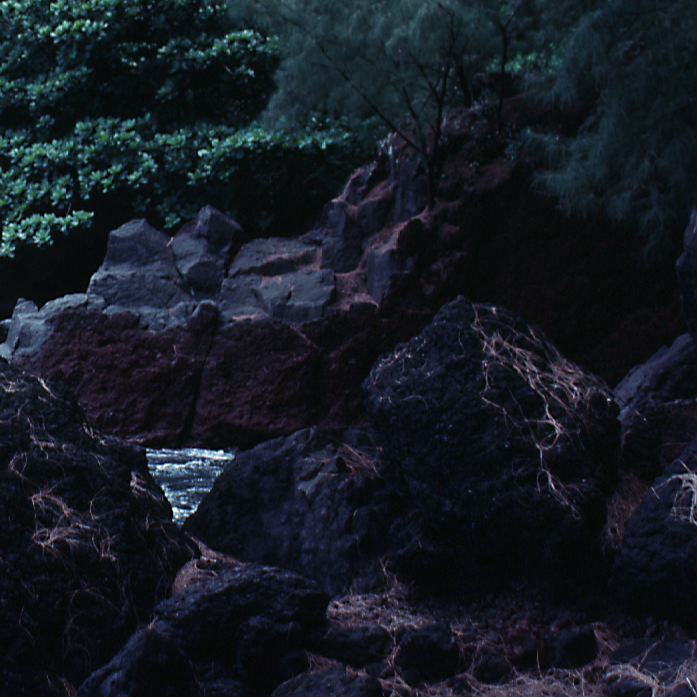
#> input picture image/CH3/06004.tif, 697 x 697 px, found by its file name
$ python 6_4.py
#> lines starting #> are read from the running program, lines starting #| are printed output that depends on the picture
import cv2 as cv
import numpy as np
import matplotlib.pyplot as plt

# 读取图像
img = cv.imread(r"E:\Digital_images\image\image\CH3\06004.tif")
#> img is the input picture: shape (697, 697, 3); mean B, G, R 35.9, 27.5, 21.9

# 伽马变换
gamaimg = np.power(img, 1.5)
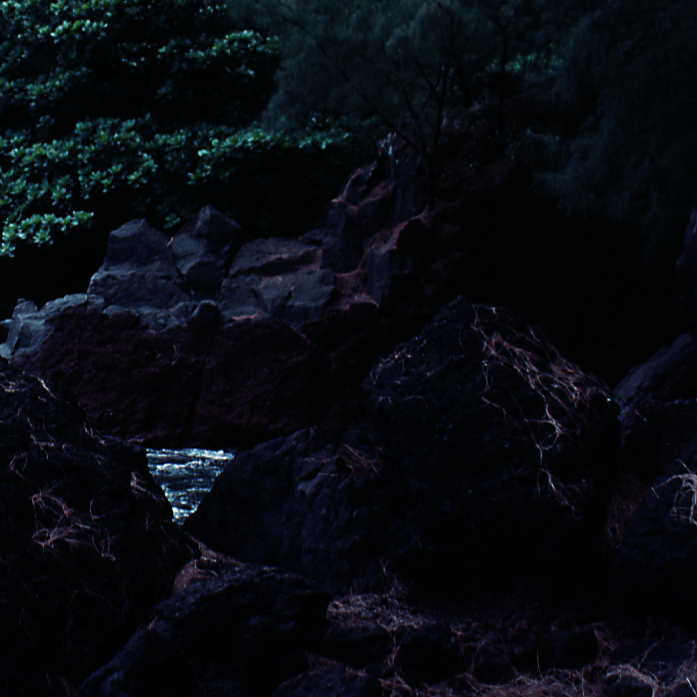
#> gamaimg: shape (697, 697, 3) float64; mean B, G, R 259.8, 177.3, 127.7; drawn with min black and max white

# 归一化处理
gamaimg = gamaimg - np.min(gamaimg)  # 左侧范围调整为0
gamaimg = gamaimg / np.max(gamaimg)  # 右侧范围调整为1

# 拉伸对比度
med = np.median(gamaimg)  # 查找中值
#> med = 0.022
Simg = 1 / (1 + np.power(med / (gamaimg + 1e-8), 4.5))  # S变换
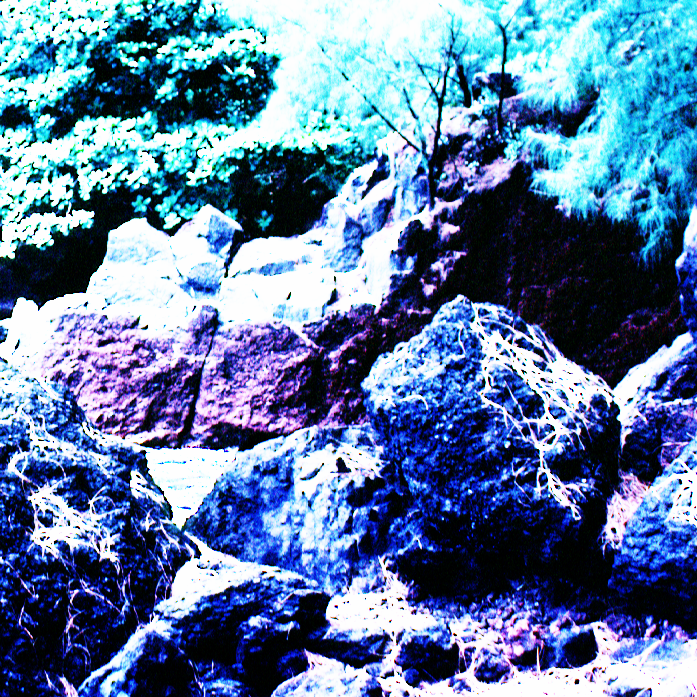
#> Simg: shape (697, 697, 3) float64; mean B, G, R 0.633, 0.488, 0.379
Simg = Simg - np.min(Simg)  # 左侧范围调整为0
Simg = Simg / np.max(Simg)  # 右侧范围调整为1

# 计算S曲线图数据
x1 = np.linspace(Simg.min(), Simg.max(), num=200)
#> x1 = 200 values from 0 to 1
y1 = 1 / (1 + np.power((med / (x1 + 1e-8)), 4.5))  # 对比度拉伸函数
#> y1 = 200 values from 2.9e-29 to 1

# 调整为RGB图像用于plt 显示
Simg = (Simg * 255).astype(np.uint8)  # 变换范围到[0,255]
gamaimg = (gamaimg * 255).astype(np.uint8)  # 变换范围到[0,255]

img = cv.cvtColor(img, cv.COLOR_BGR2RGB)
gamaimg = cv.cvtColor(gamaimg, cv.COLOR_BGR2RGB)
Simg = cv.cvtColor(Simg, cv.COLOR_BGR2RGB)

# 循环显示
imgList = [img, gamaimg, Simg,
           ]
imgTitle = ['1. Original', '2. gama ', '3. S ',
            ]
imgStart = 221  # 子图起始位置，小于10幅子图时可用
imgNum = 3  # 子图数量，对应以上两个列表长度
for i in range(imgNum):
    plt.subplot(imgStart + i)
    plt.imshow(imgList[i], cmap='gray')
    plt.axis('off')
    plt.title(imgTitle[i])

plt.subplot(224), plt.plot(x1, y1)

plt.show()
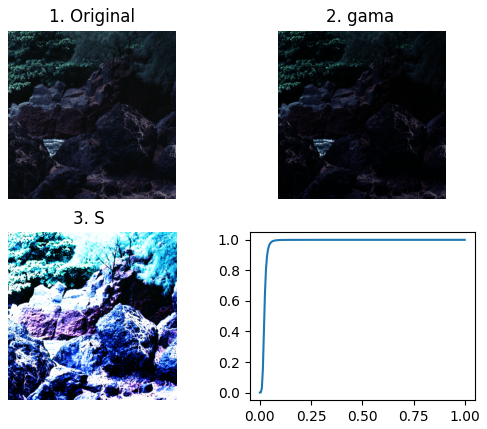
#> figure drawn by matplotlib, 4 panels; panel 4: curve peaks at x = 1, y = 1

$ run again, with image/CH3/03161.tif copied over image/CH3/06004.tif
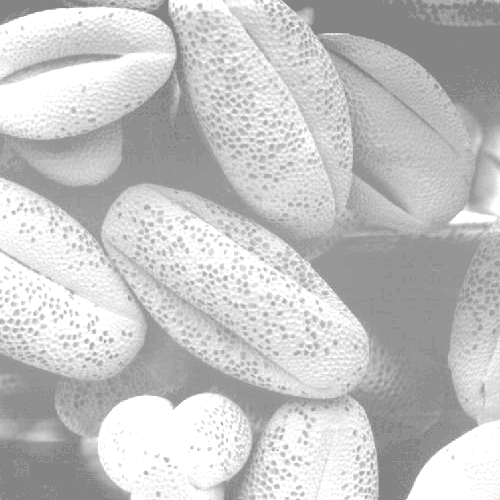
#> input picture image/CH3/03161.tif, 500 x 500 px, found by its file name
#> img is the input picture: shape (500, 500, 3); min 132, max 255, mean 196.4
#> med = 0.48
#> `Simg = 1 / (1 + np.power(med / (gamaimg + 1e-8), 4.5))`:
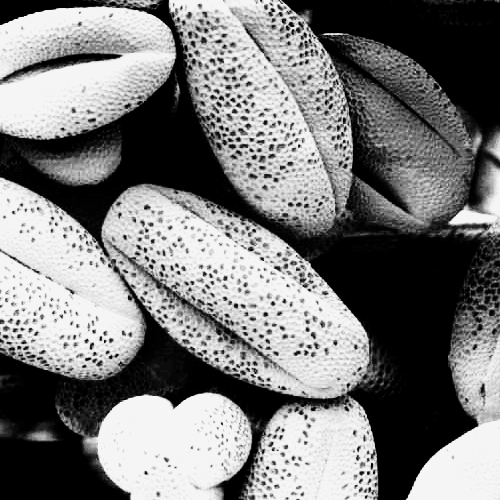
#> Simg: shape (500, 500, 3) float64; min 2.71e-35, max 0.964, mean 0.486
#> y1 = 200 values from 2.71e-35 to 0.964
#> `plt.show()`:
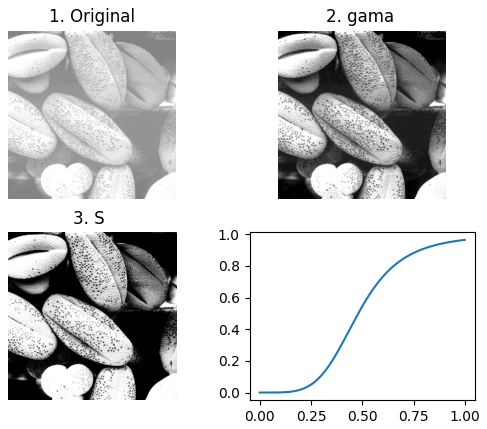
#> figure drawn by matplotlib, 4 panels; panel 4: curve peaks at x = 1, y = 0.964
